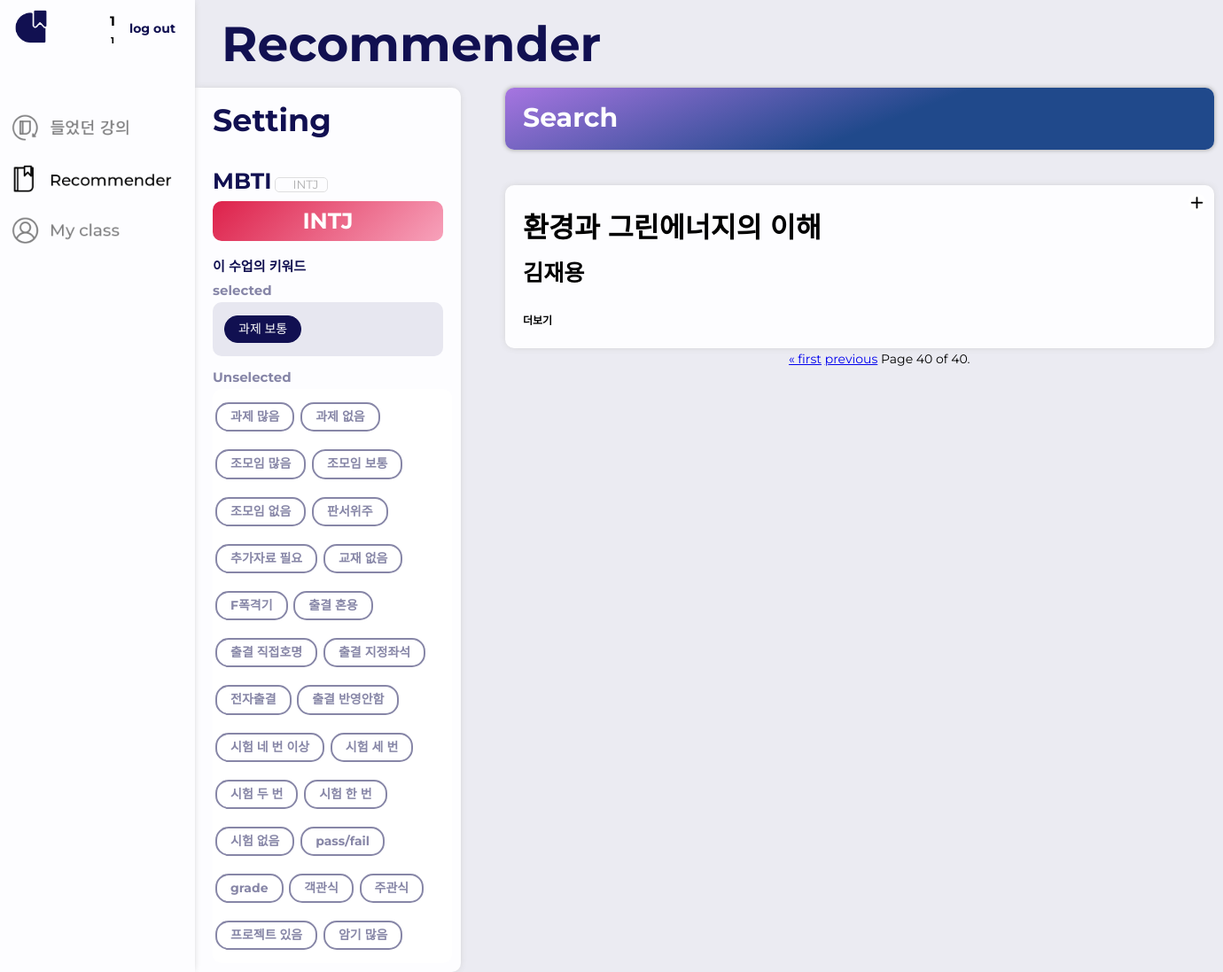
The page /class_rec_ver2?page=40&menu4=&menu=&menu0=&menu1=&menu2=&menu3=&keyword= (signed in) on the database its author committed.
### main/models.py (models this page shows, shortened)
class User(AbstractBaseUser):
    userid = models.TextField(max_length=20) # 계정
    username = models.TextField(max_length=20)
    user_number = models.TextField(max_length=10)
    mbti = models.TextField(max_length=4)
    objects = UserManager()
    USERNAME_FIELD = 'userid'
    REQUIRED_FIELDS = ['user_number']

class UserKeyword(models.Model):
    user_id = models.IntegerField()
    keyword_id = models.IntegerField()
    keyword = models.TextField(max_length=10)
    flag = models.IntegerField()

class Subject(models.Model):
    subj_id = models.IntegerField(unique=True)
    subj_name = models.TextField(max_length=20)
    category1 = models.TextField(max_length=10)
    category2 = models.TextField(max_length=10)
    prof_name = models.TextField(max_length=10)
    grading = models.TextField(max_length=100)
    time = models.TextField(max_length=20)
    room = models.TextField(max_length=10)

### main/views.py (the view, shortened to what this page needs)
# urls.py: path('class_rec_ver2', views.class_rec_ver2, name='class_rec_ver2'),
def class_rec_ver2(request):
    user = User.objects.get(userid=request.session['userid'])
    subjects_id = []
    subjects = Subject.objects.all().order_by('subj_name')
    try:  # 찜목록 안뜨게
        wishlist = get_list_or_404(WishList, user_id=user.id)
        for wish in wishlist:
            subjects = subjects.exclude(subj_id=wish.subj_id)
    except:
        pass
    user_keyword_list = []
    try:
        keywords = SubjectKeyword.objects.all()
        try:
            user_keyword_list = get_list_or_404(UserKeyword, user_id=user.id)
        except:
            pass
    except:
        pass
    keyword_name_list = []
    user_keyword = UserKeyword.objects.filter(user_id=user.id).filter(flag=1)
    for k in user_keyword:
        keyword_name_list.append(k.keyword)
    subj_keyword_list = []
    for subj in subjects:
        keywords = SubjectKeywords.objects.filter(subj_id=subj.subj_id).filter(value=1)
        li = []
        for k in keywords:
            li.append(SubjectKeyword.objects.get(keyword_id=k.keyword_id).keyword)
        subj_keyword_list.append(li)
    subj_and_keyword = list(zip(subjects, subj_keyword_list))
    if request.method == 'GET':
        print(request.GET.get('menu1', ''))
        if request.GET.get('menu1', '') == '':
            choice = 0
        else:
            choice = int(request.GET.get('menu1', ''))
        if request.GET.get('menu0', '') == '':
            menu4 = 0
        else:
            menu4 = int(request.GET.get('menu0', ''))
        menu1_list = ['전체', '일반교양', '확대교양', '심화교양']
        menu2_1 = ['전체', '인간과문화', '사회와역사', '자연과과학']
        menu2_2 = ['전체', '미래융복합', '국제화', '진로와취업', '예술과체육']
        menu2_3 = ['전체', '문학과문화', '역사와철학', '자연과생명', '기술과문명', '예술과체육']
        menu1 = menu1_list[choice]
        if request.GET.get('menu2', '') == '':
            m2 = 0
        else:
            m2 = int(request.GET.get('menu2', ''))
        if choice == 0:
            menu2 = '전체'
        elif choice == 1:
            menu2 = menu2_1[m2]
        elif choice == 2:
            menu2 = menu2_2[m2]
        elif choice == 3:
            menu2 = menu2_3[m2]
        for subject in subjects:
            subjects_id.append(subject.subj_id)
        recommend_subjects = []
        try:
            if menu4 != 0:
                print('만족도 기반')
                user_keywords = list(UserKeyword.objects.filter(user_id=user.id).values_list('keyword_id', 'flag'))
                user_keywords = [list(x) for x in user_keywords]
                ratings = list(UserSubject.objects.values_list('user_id', 'subj_id', 'rating'))
                ratings = [list(x) for x in ratings]
                goods_single = list(UserSubject.objects.filter(user_id=user.id).values_list('subj_id', 'good'))
                goods_single = [list(x) for x in goods_single]
                goods = list(UserSubject.objects.values_list('user_id', 'subj_id', 'good'))
                goods = [list(x) for x in goods]
                wish = list(WishList.objects.values_list('user_id', 'subj_id'))
                wish = [list(x) for x in wish]
                mbti = list(User.objects.values_list('id', 'mbti'))
                mbti = [list(x) for x in mbti]
                lecture = list(SubjectKeywords.objects.values_list('subj_id', 'keyword_id', 'value'))
                lecture = [list((x[0], x[1], 1)) if x[2] > 1 else list(x) for x in
                           lecture]  # if subjects_id.count(x[0]) > 0
                print(ratings)
                print(goods)
                '''predict(15, 200, 0)

                recommend_ = []'''
                alpha = [0.8, 0, 0, 0.2]
                if menu4 == 2:
                    print("유사 강의순")
                    alpha = [0.2, 0, 0, 0.8]
                ts, lecture_list = total_sim(goods, wish, ratings, lecture, alpha)
                if menu4 == 3:
                    user_keywords_wide = pd.DataFrame(user_keywords, columns=["keyword", "key"])
                    lecture_temp = pd.DataFrame(lecture, columns=["id", "keyword", "value"])
                    print(pre_lec(lecture_temp))
                    recommend_ = keyword_sort(user_keywords_wide, pre_lec(lecture_temp))
                    print(recommend_)
                else:
                    print(alpha)
                    user = user_input(goods_single, lecture_list)
                    recommend_ = recommend(ts, user)
                subj = Subject.objects.all()
                if menu1 != '전체':
                    subj = Subject.objects.filter(category1__contains=menu1).order_by('subj_name')
                    if menu2 != '전체':
                        subj = Subject.objects.filter(category2__contains=menu2).order_by('subj_name')
                try:
                    usersubjectlist = UserSubject.objects.filter(
                        user_id=User.objects.get(userid=request.session['userid']).id)
                    for usersubject in usersubjectlist:
                        subj = subj.exclude(subj_id=usersubject.subj_id)
                except:
                    pass
                subj_id_list = []
                subj_keyword_list = []
                for x in subj:
                    subj_id_list.append(x.subj_id)
                for i in recommend_:
                    if i in subj_id_list:
                        subj = Subject.objects.get(subj_id=i)
                        subj_keyword = SubjectKeywords.objects.filter(subj_id=i).filter(value=1)
                        li = []
                        for k in subj_keyword:
                            li.append(SubjectKeyword.objects.get(keyword_id=k.keyword_id).keyword)
                        subj_keyword_list.append(li)
                        recommend_subjects.append(subj)
                subj_and_keyword = list(zip(recommend_subjects, subj_keyword_list))
        except Exception as ex:
            print(ex.__str__())
            pass
        paginator = Paginator(subj_and_keyword, 5)
        page_number = request.GET.get('page')
        page_obj = paginator.get_page(page_number)
        return render(request, 'main/class_rec_ver2.html', {
            'user': User.objects.get(userid=request.session['userid']),
            'keyword_name_list': keyword_name_list,
            'subj_and_keyword': subj_and_keyword,
            'user_keyword_list': user_keyword_list,
            'page_obj': page_obj,
        })

### main/templates/main/class_rec_ver2.html (shortened to what this page needs)
{% load static %}
<html>
    <head>
        <LINK HREF="{% static 'main/css/ClassRecVer2.css' %}" rel="stylesheet" />
    </head>
    <body>
        <div class="all">
            <div class="menu_bar">
                <div class="profile">
                    <div class="profile_logo">
                        <img src="{% static 'main/img/main_logo.png' %}" width="40px" height='40px' >
                    </div>
                    <div class="profile_name">
                        <span style="font-size: 15px; font-weight: bold; ">{{ user.username }}</span><br>
                        <span style="font-size: 10px; font-weight: bold; opacity: 50; ">{{ user.user_number }}</span>
                    </div>
                    <div class="logout">
                        <a href="{% url 'main:logout' %}" >log out</a>
                    </div>
                </div>
                <ul class="menu_list" >
                    <li class="menu_button" >
                        <A href="{% url 'main:pre_lec_ver2' %}" >
                            <img src="{% static 'main/img/들었던강의.png' %}" width="200" height='40' >
                        </A>
                    </li>
                    <li class="menu_button_thisPage">
                        <A href="{% url 'main:class_rec_ver2' %}"  >
                            <img src="{% static 'main/img/recommender.png' %}" width="200" height='40' >
                        </A>
                    </li>
                    <li class="menu_button">
                        <A href="{% url 'main:my_class_ver2' %}" >
                            <img src="{% static 'main/img/my_class.png' %}" width="200" height='40' >
                        </A>
                    </li>
                </ul>
            </div>
            <div class="container" >
                <div class="page_title">
                    <span style="font-size: 55px; font-weight: bold; ">Recommender</span>
                </div>
                <div class="content_container">
                    <div class="setting_container">
                        <div class="setting_title">
                            <span style="font-size: 35px; font-weight: bold; ">Setting</span>
                        </div>
                        <div class="mbti_window">
                            <span style="font-size: 25px; font-weight: bold; ">MBTI</span>
                            <select name='mbti' class="mbtiSelect" onchange="changeMbti(false)">
                                <option value='0'>INTJ</option>
                            </select>
                            <br>
                            <div class="mbtiframe" id="mbtiframeRed">
                                <form id="mbti_form" action="class_rec_ver2/mbti" method="post"> {% csrf_token %}
                                    <div class="mymbti" style="font-size: 25px; font-weight: bold; position: relative; text-align: center;">INTJ</div>
                                </form>
                            </div>
                        </div>
                        <div class="keyword_window">
                            <span style="font-size: 15px; font-weight: bold; ">이 수업의 키워드</span><br>
                            <span style="font-size: 15px; font-weight: bold; opacity: 0.5; ">selected</span>
                            <div class="selected_keyword_window">
                                {% for keyword in user_keyword_list %}
                                    {% if keyword.flag == 1 %}
                                        <div id='selected_keyword' class="selected_keyword_button" key="{{keyword.keyword_id}}">{{ keyword.keyword }}</div>
                                {% endif %}
                                {% endfor %}
                            </div>
                            <span style="font-size: 15px; font-weight: bold; opacity: 0.5; ">Unselected</span>
                            <div class="unselected_keyword_window">
                                {% for keyword in user_keyword_list %}
                                    {% if keyword.flag == 0 %}
                                        <div id='unselected_keyword' class="unselected_keyword_button" key="{{keyword.keyword_id}}">{{ keyword.keyword }}</div>
                                    {% endif %}
                                {% endfor %}
                            </div>
                        </div>
                    </div>
                    <div class="search_container">
                        <div class="search_window" onclick="showPopup()">
                            <div class="search_title" >
                                <span style="font-size: 30px; font-weight: bold; ">Search</span>
                            </div>
                            <div class="classTypeFrame">
                            </div>
                        </div>
                        {% for subject, keywords in page_obj %}
                            <div class="class_window">
                                <div class="class_basic_window">
                                    <div class="class_name_window">
                                        <span style="font-size: 2.25rem; font-weight: bold; ">{{subject.subj_name}}</span><br>
                                        <span style="font-size: 1.8rem; font-weight: bold; ">{{subject.prof_name}}</span>
                                    </div>
                                    <div class="class_button_window">
                                        <div class="plus_button" >
                                            <a href="./class_rec_ver2/wish/{{ subject.subj_id }}"><img src="{% static 'main/img/plus.png'%}" width="15" height="15"></a>
                                        </div>
                                    </div>
                                </div>
                                <div class="class_more_window">
                                    <div class="more_button" onclick="moreshow({{ subject.subj_id }})" >
                                        <span style="font-size: 12px; font-weight: bold; "> 더보기</span>
                                    </div>
                                </div>
                            </div>
                        {% endfor %}
                         <div class="pagination" style="margin-left:40%;">
                            <span class="step-links">
                                {% if page_obj.has_previous %}
                                    <a href="?page=1&menu4={{ get.menu4 }}&menu={{ get.menu }}&menu0={{ get.menu0 }}&menu1={{ get.menu1 }}&menu2={{ get.menu2 }}&menu3={{ get.menu3 }}&keyword={{ get.keyword }}">&laquo; first</a>
                                    <a href="?page={{ page_obj.previous_page_number }}&menu4={{ get.menu4 }}&menu={{ get.menu }}&menu0={{ get.menu0 }}&menu1={{ get.menu1 }}&menu2={{ get.menu2 }}&menu3={{ get.menu3 }}&keyword={{ get.keyword }}">previous</a>
                                {% endif %}
                                <span class="current">
                                    Page {{ page_obj.number }} of {{ page_obj.paginator.num_pages }}.
                                </span>
                            </span>
                        </div>
                    </div>
                </div>
            </div>
        </div>
    </body>
</html>

### rows shown on the page
User: username "1", user_number "1"
UserKeyword: keyword "과제 보통"
UserKeyword: keyword "과제 많음"
UserKeyword: keyword "과제 없음"
UserKeyword: keyword "조모임 많음"
UserKeyword: keyword "조모임 보통"
UserKeyword: keyword "조모임 없음"
UserKeyword: keyword "판서위주"
UserKeyword: keyword "추가자료 필요"
UserKeyword: keyword "교재 없음"
UserKeyword: keyword "F폭격기"
UserKeyword: keyword "출결 혼용"
UserKeyword: keyword "출결 직접호명"
UserKeyword: keyword "출결 지정좌석"
UserKeyword: keyword "전자출결"
UserKeyword: keyword "출결 반영안함"
UserKeyword: keyword "시험 네 번 이상"
UserKeyword: keyword "시험 세 번"
UserKeyword: keyword "시험 두 번"
UserKeyword: keyword "시험 한 번"
UserKeyword: keyword "시험 없음"
UserKeyword: keyword "pass/fail"
UserKeyword: keyword "grade"
UserKeyword: keyword "객관식"
UserKeyword: keyword "주관식"
UserKeyword: keyword "프로젝트 있음"
UserKeyword: keyword "암기 많음"
Subject: subj_name "환경과 그린에너지의 이해", prof_name "김재용"

### other values the page prints
{{ page_obj.number }} "40"
{{ page_obj.paginator.num_pages }} "40"
